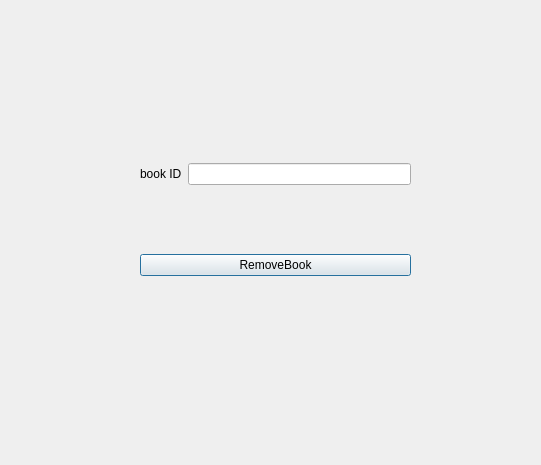
<?xml version="1.0" encoding="UTF-8"?>
<ui version="4.0">
 <class>Window_RemoveBook</class>
 <widget class="QDialog" name="Window_RemoveBook">
  <property name="geometry">
   <rect>
    <x>0</x>
    <y>0</y>
    <width>541</width>
    <height>465</height>
   </rect>
  </property>
  <property name="windowTitle">
   <string>Dialog</string>
  </property>
  <widget class="QWidget" name="layoutWidget">
   <property name="geometry">
    <rect>
     <x>140</x>
     <y>100</y>
     <width>271</width>
     <height>241</height>
    </rect>
   </property>
   <layout class="QVBoxLayout" name="verticalLayout">
    <item>
     <layout class="QHBoxLayout" name="horizontalLayout"/>
    </item>
    <item>
     <layout class="QHBoxLayout" name="horizontalLayout_2"/>
    </item>
    <item>
     <layout class="QHBoxLayout" name="horizontalLayout_3">
      <item>
       <widget class="QLabel" name="label_Subject">
        <property name="text">
         <string>book ID</string>
        </property>
       </widget>
      </item>
      <item>
       <widget class="QLineEdit" name="lineEdit_BookId"/>
      </item>
     </layout>
    </item>
    <item>
     <widget class="QPushButton" name="pushButton_RemoveBook">
      <property name="text">
       <string>RemoveBook</string>
      </property>
     </widget>
    </item>
   </layout>
  </widget>
 </widget>
 <resources/>
 <connections/>
</ui>
